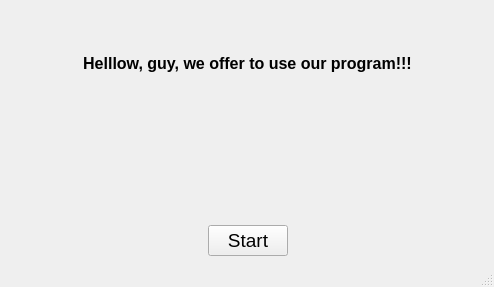
<?xml version="1.0" encoding="UTF-8"?>
<ui version="4.0">
 <class>Menu</class>
 <widget class="QMainWindow" name="Menu">
  <property name="geometry">
   <rect>
    <x>0</x>
    <y>0</y>
    <width>494</width>
    <height>287</height>
   </rect>
  </property>
  <property name="windowTitle">
   <string>Task Manager</string>
  </property>
  <widget class="QWidget" name="centralwidget">
   <layout class="QGridLayout" name="gridLayout">
    <item row="0" column="1" colspan="3">
     <widget class="QLabel" name="label">
      <property name="text">
       <string>&lt;html&gt;&lt;head/&gt;&lt;body&gt;&lt;p align=&quot;center&quot;&gt;&lt;span style=&quot; font-size:12pt; font-weight:600;&quot;&gt;Helllow, guy, we offer to use our program!!!&lt;br/&gt;&lt;/span&gt;&lt;/p&gt;&lt;p align=&quot;center&quot;&gt;&lt;span style=&quot; font-size:12pt; font-weight:600;&quot;&gt;&lt;br/&gt;&lt;/span&gt;&lt;/p&gt;&lt;p align=&quot;center&quot;&gt;&lt;span style=&quot; font-size:12pt; font-weight:600;&quot;&gt;&lt;br/&gt;&lt;/span&gt;&lt;/p&gt;&lt;/body&gt;&lt;/html&gt;</string>
      </property>
     </widget>
    </item>
    <item row="0" column="4">
     <spacer name="horizontalSpacer_4">
      <property name="orientation">
       <enum>Qt::Horizontal</enum>
      </property>
      <property name="sizeHint" stdset="0">
       <size>
        <width>40</width>
        <height>20</height>
       </size>
      </property>
     </spacer>
    </item>
    <item row="0" column="0">
     <spacer name="horizontalSpacer_3">
      <property name="orientation">
       <enum>Qt::Horizontal</enum>
      </property>
      <property name="sizeHint" stdset="0">
       <size>
        <width>40</width>
        <height>20</height>
       </size>
      </property>
     </spacer>
    </item>
    <item row="1" column="2">
     <widget class="QPushButton" name="pushButton">
      <property name="font">
       <font>
        <pointsize>14</pointsize>
       </font>
      </property>
      <property name="text">
       <string>Start</string>
      </property>
      <property name="iconSize">
       <size>
        <width>27</width>
        <height>27</height>
       </size>
      </property>
     </widget>
    </item>
    <item row="1" column="1">
     <spacer name="horizontalSpacer">
      <property name="orientation">
       <enum>Qt::Horizontal</enum>
      </property>
      <property name="sizeHint" stdset="0">
       <size>
        <width>58</width>
        <height>20</height>
       </size>
      </property>
     </spacer>
    </item>
    <item row="1" column="3">
     <spacer name="horizontalSpacer_2">
      <property name="orientation">
       <enum>Qt::Horizontal</enum>
      </property>
      <property name="sizeHint" stdset="0">
       <size>
        <width>103</width>
        <height>20</height>
       </size>
      </property>
     </spacer>
    </item>
   </layout>
  </widget>
  <widget class="QMenuBar" name="menubar">
   <property name="geometry">
    <rect>
     <x>0</x>
     <y>0</y>
     <width>494</width>
     <height>21</height>
    </rect>
   </property>
  </widget>
  <widget class="QStatusBar" name="statusbar"/>
 </widget>
 <resources/>
 <connections/>
</ui>
